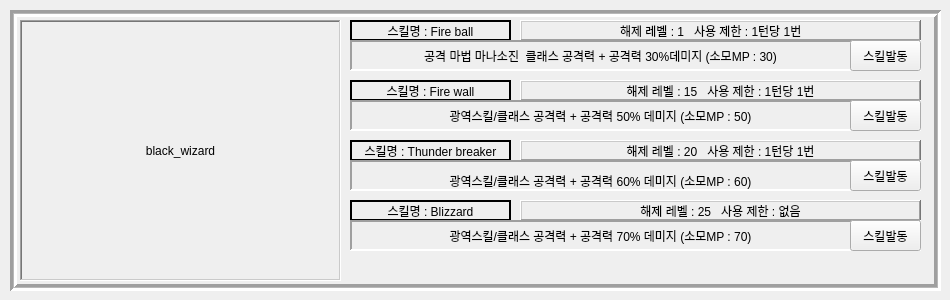
   <widget class="QWidget" name="page_wizard_black">
    <widget class="QFrame" name="frame_7">
     <property name="geometry">
      <rect>
       <x>10</x>
       <y>10</y>
       <width>931</width>
       <height>281</height>
      </rect>
     </property>
     <property name="frameShape">
      <enum>QFrame::Box</enum>
     </property>
     <property name="frameShadow">
      <enum>QFrame::Sunken</enum>
     </property>
     <property name="lineWidth">
      <number>3</number>
     </property>
     <property name="midLineWidth">
      <number>1</number>
     </property>
     <widget class="QFrame" name="lb_frame_6">
      <property name="geometry">
       <rect>
        <x>10</x>
        <y>10</y>
        <width>321</width>
        <height>261</height>
       </rect>
      </property>
      <property name="frameShape">
       <enum>QFrame::WinPanel</enum>
      </property>
      <property name="frameShadow">
       <enum>QFrame::Sunken</enum>
      </property>
      <property name="lineWidth">
       <number>2</number>
      </property>
      <property name="midLineWidth">
       <number>1</number>
      </property>
      <widget class="QLabel" name="gif_4">
       <property name="geometry">
        <rect>
         <x>10</x>
         <y>10</y>
         <width>301</width>
         <height>241</height>
        </rect>
       </property>
       <property name="text">
        <string>black_wizard</string>
       </property>
       <property name="alignment">
        <set>Qt::AlignCenter</set>
       </property>
      </widget>
     </widget>
     <widget class="QFrame" name="frame_1_37">
      <property name="geometry">
       <rect>
        <x>340</x>
        <y>10</y>
        <width>161</width>
        <height>21</height>
       </rect>
      </property>
      <property name="frameShape">
       <enum>QFrame::WinPanel</enum>
      </property>
      <property name="frameShadow">
       <enum>QFrame::Plain</enum>
      </property>
      <widget class="QLabel" name="skill_name_14">
       <property name="geometry">
        <rect>
         <x>0</x>
         <y>0</y>
         <width>161</width>
         <height>21</height>
        </rect>
       </property>
       <property name="text">
        <string>스킬명 : Fire ball</string>
       </property>
       <property name="alignment">
        <set>Qt::AlignCenter</set>
       </property>
      </widget>
     </widget>
     <widget class="QFrame" name="frame_1_38">
      <property name="geometry">
       <rect>
        <x>510</x>
        <y>10</y>
        <width>401</width>
        <height>21</height>
       </rect>
      </property>
      <property name="frameShape">
       <enum>QFrame::WinPanel</enum>
      </property>
      <property name="frameShadow">
       <enum>QFrame::Raised</enum>
      </property>
      <property name="lineWidth">
       <number>1</number>
      </property>
      <widget class="QLabel" name="skill_info_14">
       <property name="geometry">
        <rect>
         <x>100</x>
         <y>0</y>
         <width>401</width>
         <height>21</height>
        </rect>
       </property>
       <property name="text">
        <string>해제 레벨 : 1   사용 제한 : 1턴당 1번</string>
       </property>
       <property name="alignment">
        <set>Qt::AlignJustify|Qt::AlignVCenter</set>
       </property>
      </widget>
     </widget>
     <widget class="QFrame" name="frame_1_39">
      <property name="geometry">
       <rect>
        <x>340</x>
        <y>30</y>
        <width>571</width>
        <height>31</height>
       </rect>
      </property>
      <property name="frameShape">
       <enum>QFrame::Panel</enum>
      </property>
      <property name="frameShadow">
       <enum>QFrame::Sunken</enum>
      </property>
      <property name="lineWidth">
       <number>2</number>
      </property>
      <property name="midLineWidth">
       <number>3</number>
      </property>
      <widget class="QPushButton" name="skill_btn_wizard_black_fire_ball">
       <property name="geometry">
        <rect>
         <x>500</x>
         <y>0</y>
         <width>71</width>
         <height>31</height>
        </rect>
       </property>
       <property name="text">
        <string>스킬발동</string>
       </property>
      </widget>
      <widget class="QLabel" name="skill_info_1_13">
       <property name="geometry">
        <rect>
         <x>10</x>
         <y>5</y>
         <width>481</width>
         <height>21</height>
        </rect>
       </property>
       <property name="text">
        <string>공격 마법 마나소진  클래스 공격력 + 공격력 30%데미지 (소모MP : 30)</string>
       </property>
       <property name="alignment">
        <set>Qt::AlignCenter</set>
       </property>
      </widget>
     </widget>
     <widget class="QFrame" name="frame_1_40">
      <property name="geometry">
       <rect>
        <x>340</x>
        <y>70</y>
        <width>161</width>
        <height>21</height>
       </rect>
      </property>
      <property name="frameShape">
       <enum>QFrame::WinPanel</enum>
      </property>
      <property name="frameShadow">
       <enum>QFrame::Plain</enum>
      </property>
      <widget class="QLabel" name="skill_name_15">
       <property name="geometry">
        <rect>
         <x>0</x>
         <y>0</y>
         <width>161</width>
         <height>21</height>
        </rect>
       </property>
       <property name="text">
        <string>스킬명 : Fire wall</string>
       </property>
       <property name="alignment">
        <set>Qt::AlignCenter</set>
       </property>
      </widget>
     </widget>
     <widget class="QFrame" name="frame_1_41">
      <property name="geometry">
       <rect>
        <x>340</x>
        <y>130</y>
        <width>161</width>
        <height>21</height>
       </rect>
      </property>
      <property name="frameShape">
       <enum>QFrame::WinPanel</enum>
      </property>
      <property name="frameShadow">
       <enum>QFrame::Plain</enum>
      </property>
      <widget class="QLabel" name="skill_name_16">
       <property name="geometry">
        <rect>
         <x>0</x>
         <y>0</y>
         <width>161</width>
         <height>21</height>
        </rect>
       </property>
       <property name="text">
        <string>스킬명 : Thunder breaker</string>
       </property>
       <property name="alignment">
        <set>Qt::AlignCenter</set>
       </property>
      </widget>
     </widget>
     <widget class="QFrame" name="frame_1_42">
      <property name="geometry">
       <rect>
        <x>510</x>
        <y>70</y>
        <width>401</width>
        <height>21</height>
       </rect>
      </property>
      <property name="frameShape">
       <enum>QFrame::WinPanel</enum>
      </property>
      <property name="frameShadow">
       <enum>QFrame::Raised</enum>
      </property>
      <property name="lineWidth">
       <number>1</number>
      </property>
      <widget class="QLabel" name="skill_info_15">
       <property name="geometry">
        <rect>
         <x>0</x>
         <y>0</y>
         <width>401</width>
         <height>21</height>
        </rect>
       </property>
       <property name="text">
        <string>해제 레벨 : 15   사용 제한 : 1턴당 1번</string>
       </property>
       <property name="alignment">
        <set>Qt::AlignCenter</set>
       </property>
      </widget>
     </widget>
     <widget class="QFrame" name="frame_1_43">
      <property name="geometry">
       <rect>
        <x>510</x>
        <y>130</y>
        <width>401</width>
        <height>21</height>
       </rect>
      </property>
      <property name="frameShape">
       <enum>QFrame::WinPanel</enum>
      </property>
      <property name="frameShadow">
       <enum>QFrame::Raised</enum>
      </property>
      <property name="lineWidth">
       <number>1</number>
      </property>
      <widget class="QLabel" name="skill_info_16">
       <property name="geometry">
        <rect>
         <x>0</x>
         <y>0</y>
         <width>401</width>
         <height>21</height>
        </rect>
       </property>
       <property name="text">
        <string>해제 레벨 : 20   사용 제한 : 1턴당 1번</string>
       </property>
       <property name="alignment">
        <set>Qt::AlignCenter</set>
       </property>
      </widget>
     </widget>
     <widget class="QFrame" name="frame_1_44">
      <property name="geometry">
       <rect>
        <x>340</x>
        <y>90</y>
        <width>571</width>
        <height>31</height>
       </rect>
      </property>
      <property name="frameShape">
       <enum>QFrame::Panel</enum>
      </property>
      <property name="frameShadow">
       <enum>QFrame::Sunken</enum>
      </property>
      <property name="lineWidth">
       <number>2</number>
      </property>
      <property name="midLineWidth">
       <number>3</number>
      </property>
      <widget class="QPushButton" name="skill_btn_wizard_black_fire_wall">
       <property name="geometry">
        <rect>
         <x>500</x>
         <y>0</y>
         <width>71</width>
         <height>31</height>
        </rect>
       </property>
       <property name="text">
        <string>스킬발동</string>
       </property>
      </widget>
      <widget class="QLabel" name="skill_info_1_14">
       <property name="geometry">
        <rect>
         <x>10</x>
         <y>5</y>
         <width>481</width>
         <height>21</height>
        </rect>
       </property>
       <property name="text">
        <string>광역스킬/클래스 공격력 + 공격력 50% 데미지 (소모MP : 50)</string>
       </property>
       <property name="alignment">
        <set>Qt::AlignCenter</set>
       </property>
      </widget>
     </widget>
     <widget class="QFrame" name="frame_1_45">
      <property name="geometry">
       <rect>
        <x>340</x>
        <y>150</y>
        <width>571</width>
        <height>31</height>
       </rect>
      </property>
      <property name="frameShape">
       <enum>QFrame::Panel</enum>
      </property>
      <property name="frameShadow">
       <enum>QFrame::Sunken</enum>
      </property>
      <property name="lineWidth">
       <number>2</number>
      </property>
      <property name="midLineWidth">
       <number>3</number>
      </property>
      <widget class="QPushButton" name="skill_btn_wizard_black_thunder_breaker">
       <property name="geometry">
        <rect>
         <x>500</x>
         <y>0</y>
         <width>71</width>
         <height>31</height>
        </rect>
       </property>
       <property name="text">
        <string>스킬발동</string>
       </property>
      </widget>
      <widget class="QLabel" name="skill_info_1_15">
       <property name="geometry">
        <rect>
         <x>10</x>
         <y>10</y>
         <width>481</width>
         <height>21</height>
        </rect>
       </property>
       <property name="text">
        <string>광역스킬/클래스 공격력 + 공격력 60% 데미지 (소모MP : 60)</string>
       </property>
       <property name="alignment">
        <set>Qt::AlignCenter</set>
       </property>
      </widget>
     </widget>
     <widget class="QFrame" name="frame_1_48">
      <property name="geometry">
       <rect>
        <x>340</x>
        <y>190</y>
        <width>161</width>
        <height>21</height>
       </rect>
      </property>
      <property name="frameShape">
       <enum>QFrame::WinPanel</enum>
      </property>
      <property name="frameShadow">
       <enum>QFrame::Plain</enum>
      </property>
      <widget class="QLabel" name="skill_name_17">
       <property name="geometry">
        <rect>
         <x>0</x>
         <y>0</y>
         <width>161</width>
         <height>21</height>
        </rect>
       </property>
       <property name="text">
        <string>스킬명 : Blizzard</string>
       </property>
       <property name="alignment">
        <set>Qt::AlignCenter</set>
       </property>
      </widget>
     </widget>
     <widget class="QFrame" name="frame_1_46">
      <property name="geometry">
       <rect>
        <x>510</x>
        <y>190</y>
        <width>401</width>
        <height>21</height>
       </rect>
      </property>
      <property name="frameShape">
       <enum>QFrame::WinPanel</enum>
      </property>
      <property name="frameShadow">
       <enum>QFrame::Raised</enum>
      </property>
      <property name="lineWidth">
       <number>1</number>
      </property>
      <widget class="QLabel" name="skill_info_17">
       <property name="geometry">
        <rect>
         <x>0</x>
         <y>0</y>
         <width>401</width>
         <height>21</height>
        </rect>
       </property>
       <property name="text">
        <string>해제 레벨 : 25   사용 제한 : 없음</string>
       </property>
       <property name="alignment">
        <set>Qt::AlignCenter</set>
       </property>
      </widget>
     </widget>
     <widget class="QFrame" name="frame_1_47">
      <property name="geometry">
       <rect>
        <x>340</x>
        <y>210</y>
        <width>571</width>
        <height>31</height>
       </rect>
      </property>
      <property name="frameShape">
       <enum>QFrame::Panel</enum>
      </property>
      <property name="frameShadow">
       <enum>QFrame::Sunken</enum>
      </property>
      <property name="lineWidth">
       <number>2</number>
      </property>
      <property name="midLineWidth">
       <number>3</number>
      </property>
      <widget class="QPushButton" name="skill_btn_wizard_black_blizzard">
       <property name="geometry">
        <rect>
         <x>500</x>
         <y>0</y>
         <width>71</width>
         <height>31</height>
        </rect>
       </property>
       <property name="text">
        <string>스킬발동</string>
       </property>
      </widget>
      <widget class="QLabel" name="skill_info_1_16">
       <property name="geometry">
        <rect>
         <x>10</x>
         <y>5</y>
         <width>481</width>
         <height>21</height>
        </rect>
       </property>
       <property name="text">
        <string>광역스킬/클래스 공격력 + 공격력 70% 데미지 (소모MP : 70)</string>
       </property>
       <property name="alignment">
        <set>Qt::AlignCenter</set>
       </property>
      </widget>
     </widget>
     <widget class="QLabel" name="label_200">
      <property name="geometry">
       <rect>
        <x>420</x>
        <y>230</y>
        <width>41</width>
        <height>41</height>
       </rect>
      </property>
      <property name="text">
       <string/>
      </property>
      <property name="pixmap">
       <pixmap>../../../../Downloads/Map_tile_134.png</pixmap>
      </property>
      <property name="scaledContents">
       <bool>true</bool>
      </property>
     </widget>
     <widget class="QLabel" name="label_194">
      <property name="geometry">
       <rect>
        <x>340</x>
        <y>230</y>
        <width>41</width>
        <height>41</height>
       </rect>
      </property>
      <property name="text">
       <string/>
      </property>
      <property name="pixmap">
       <pixmap>../../../../Downloads/Map_tile_134.png</pixmap>
      </property>
      <property name="scaledContents">
       <bool>true</bool>
      </property>
     </widget>
     <widget class="QLabel" name="label_197">
      <property name="geometry">
       <rect>
        <x>820</x>
        <y>230</y>
        <width>41</width>
        <height>41</height>
       </rect>
      </property>
      <property name="text">
       <string/>
      </property>
      <property name="pixmap">
       <pixmap>../../../../Downloads/Map_tile_134.png</pixmap>
      </property>
      <property name="scaledContents">
       <bool>true</bool>
      </property>
     </widget>
     <widget class="QLabel" name="label_196">
      <property name="geometry">
       <rect>
        <x>620</x>
        <y>230</y>
        <width>41</width>
        <height>41</height>
       </rect>
      </property>
      <property name="text">
       <string/>
      </property>
      <property name="pixmap">
       <pixmap>../../../../Downloads/Map_tile_134.png</pixmap>
      </property>
      <property name="scaledContents">
       <bool>true</bool>
      </property>
     </widget>
     <widget class="QLabel" name="label_198">
      <property name="geometry">
       <rect>
        <x>460</x>
        <y>230</y>
        <width>41</width>
        <height>41</height>
       </rect>
      </property>
      <property name="text">
       <string/>
      </property>
      <property name="pixmap">
       <pixmap>../../../../Downloads/Map_tile_134.png</pixmap>
      </property>
      <property name="scaledContents">
       <bool>true</bool>
      </property>
     </widget>
     <widget class="QLabel" name="label_143">
      <property name="geometry">
       <rect>
        <x>540</x>
        <y>230</y>
        <width>41</width>
        <height>41</height>
       </rect>
      </property>
      <property name="text">
       <string/>
      </property>
      <property name="pixmap">
       <pixmap>../../../../Downloads/Map_tile_134.png</pixmap>
      </property>
      <property name="scaledContents">
       <bool>true</bool>
      </property>
     </widget>
     <widget class="QLabel" name="label_192">
      <property name="geometry">
       <rect>
        <x>660</x>
        <y>230</y>
        <width>41</width>
        <height>41</height>
       </rect>
      </property>
      <property name="text">
       <string/>
      </property>
      <property name="pixmap">
       <pixmap>../../../../Downloads/Map_tile_134.png</pixmap>
      </property>
      <property name="scaledContents">
       <bool>true</bool>
      </property>
     </widget>
     <widget class="QLabel" name="label_191">
      <property name="geometry">
       <rect>
        <x>380</x>
        <y>230</y>
        <width>41</width>
        <height>41</height>
       </rect>
      </property>
      <property name="text">
       <string/>
      </property>
      <property name="pixmap">
       <pixmap>../../../../Downloads/Map_tile_134.png</pixmap>
      </property>
      <property name="scaledContents">
       <bool>true</bool>
      </property>
     </widget>
     <widget class="QLabel" name="label_193">
      <property name="geometry">
       <rect>
        <x>780</x>
        <y>230</y>
        <width>41</width>
        <height>41</height>
       </rect>
      </property>
      <property name="text">
       <string/>
      </property>
      <property name="pixmap">
       <pixmap>../../../../Downloads/Map_tile_134.png</pixmap>
      </property>
      <property name="scaledContents">
       <bool>true</bool>
      </property>
     </widget>
     <widget class="QLabel" name="label_199">
      <property name="geometry">
       <rect>
        <x>700</x>
        <y>230</y>
        <width>41</width>
        <height>41</height>
       </rect>
      </property>
      <property name="text">
       <string/>
      </property>
      <property name="pixmap">
       <pixmap>../../../../Downloads/Map_tile_134.png</pixmap>
      </property>
      <property name="scaledContents">
       <bool>true</bool>
      </property>
     </widget>
     <widget class="QLabel" name="label_195">
      <property name="geometry">
       <rect>
        <x>500</x>
        <y>230</y>
        <width>41</width>
        <height>41</height>
       </rect>
      </property>
      <property name="text">
       <string/>
      </property>
      <property name="pixmap">
       <pixmap>../../../../Downloads/Map_tile_134.png</pixmap>
      </property>
      <property name="scaledContents">
       <bool>true</bool>
      </property>
     </widget>
     <widget class="QLabel" name="label_190">
      <property name="geometry">
       <rect>
        <x>740</x>
        <y>230</y>
        <width>41</width>
        <height>41</height>
       </rect>
      </property>
      <property name="text">
       <string/>
      </property>
      <property name="pixmap">
       <pixmap>../../../../Downloads/Map_tile_134.png</pixmap>
      </property>
      <property name="scaledContents">
       <bool>true</bool>
      </property>
     </widget>
     <widget class="QLabel" name="label_142">
      <property name="geometry">
       <rect>
        <x>580</x>
        <y>230</y>
        <width>41</width>
        <height>41</height>
       </rect>
      </property>
      <property name="text">
       <string/>
      </property>
      <property name="pixmap">
       <pixmap>../../../../Downloads/Map_tile_134.png</pixmap>
      </property>
      <property name="scaledContents">
       <bool>true</bool>
      </property>
     </widget>
     <widget class="QLabel" name="label_201">
      <property name="geometry">
       <rect>
        <x>860</x>
        <y>230</y>
        <width>41</width>
        <height>41</height>
       </rect>
      </property>
      <property name="text">
       <string/>
      </property>
      <property name="pixmap">
       <pixmap>../../../../Downloads/Map_tile_134.png</pixmap>
      </property>
      <property name="scaledContents">
       <bool>true</bool>
      </property>
     </widget>
    </widget>
   </widget>
